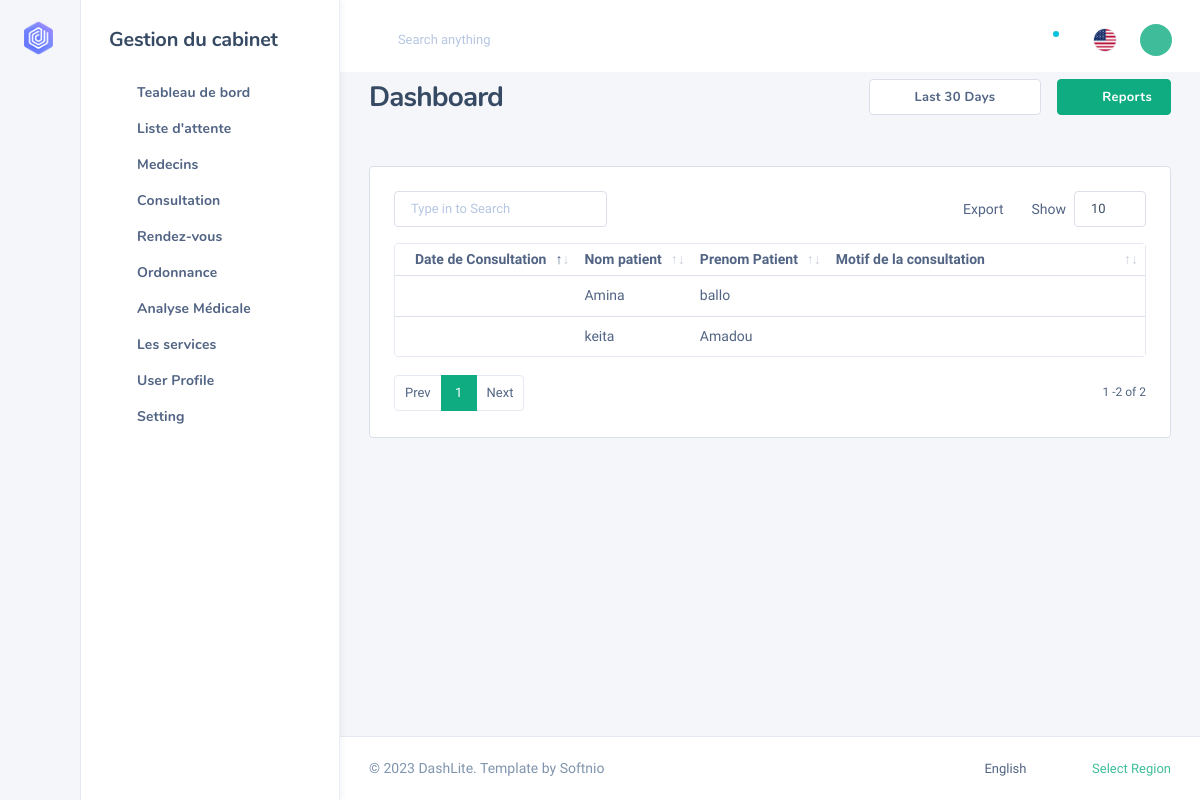
The page /public/Consultations/liste (signed in) on the database its author committed.
### tables this page shows
CREATE TABLE `consultation` (
  `num_consult` int(11) NOT NULL,
  `date_consult` varchar(50) DEFAULT NULL,
  `motif_consult` varchar(50) DEFAULT NULL,
  `resultat_diagnos` varchar(50) DEFAULT NULL,
  `num_ticket` int(11) DEFAULT NULL,
  `idpatient` int(11) DEFAULT NULL,
  `num_medecin` int(11) DEFAULT NULL,
  `examen_clinic` varchar(255) DEFAULT NULL,
  `antecedant_medicaux` varchar(255) DEFAULT NULL,
  `antecedant_chirigicale` varchar(255) DEFAULT NULL,
  `antecedant_familiale` varchar(255) DEFAULT NULL,
  `antecedant_autre` varchar(255) DEFAULT NULL,
  `idRendezVous` int(11) DEFAULT NULL
);

CREATE TABLE `patient` (
  `num_patient` int(11) NOT NULL,
  `prenom_patient` varchar(50) DEFAULT NULL,
  `nom_patient` varchar(50) DEFAULT NULL,
  `age_patient` varchar(50) DEFAULT NULL,
  `genre` varchar(50) DEFAULT NULL,
  `poids_patient` varchar(50) DEFAULT NULL,
  `telephonepat` int(50) DEFAULT NULL,
  `taille_patient` varchar(50) DEFAULT NULL,
  `profession` varchar(50) DEFAULT NULL,
  `adresse` varchar(50) DEFAULT NULL,
  `groupesangine` varchar(50) DEFAULT NULL,
  `stuation_matrimonial` varchar(50) DEFAULT NULL,
  `fils_de` varchar(50) DEFAULT NULL,
  `ethnie` varchar(100) NOT NULL,
  `idsecurite` int(11) DEFAULT NULL
);

### app/core/app.php (called while the page is built, shortened)
<?php
class App{
    protected $method="index";
   public function  __construct()
    {
       $URL= $this->getURL();
       if(file_exists('app/controllers/'.$URL[0].'.php')){
            unset($URL[0]);
       }
       $this->controller=new $this->controller();
       if(isset($URL[1])){
            if( method_exists($this->controller,$URL[1])){
                $this->method=ucfirst($URL[1]);
                unset($URL[1]);
            }
       }
        $URL=array_values($URL);
       $this->params=$URL;
       call_user_func_array([$this->controller,$this->method],$this->params);
    }
    private function  getURL(){
       $url=isset($_GET['url'])?$_GET['url']:'Home';
        return explode("/",filter_var(trim($url,'/')),FILTER_SANITIZE_URL);
    }
}

### index.php (called while the page is built, shortened)
<?php
$app=new App();

### app/core/model.php (called while the page is built, shortened)
<?php
class Model extends Database{
    public function SelectAllData($select,$fields){
        $bdd= $this->connect();
        $que = $bdd->prepare("SELECT $select
                FROM $fields");
        $que->execute();
        $count = $que->fetchAll(PDO::FETCH_OBJ);
        return $count;
    }
}

### app/views/consultation_effectue.view.php (the view, shortened to what this page needs)
<!DOCTYPE html>
<html lang="zxx" class="js">
<body class="nk-body bg-lighter npc-default has-sidebar ">
<div class="nk-app-root">
    <div class="nk-main ">
        <div class="nk-wrap ">
            <div class="nk-content ">
                <div class="container-fluid">
                    <div class="nk-content-inner">
                        <div class="nk-content-body">
                            <div class="nk-block-head nk-block-head-sm">
                                <div class="nk-block-between">
                                    <div class="nk-block-head-content">
                                        <h3 class="nk-block-title page-title">Dashboard</h3>
                                    </div>
                                    <div class="nk-block-head-content">
                                        <div class="toggle-wrap nk-block-tools-toggle">
                                            <div class="toggle-expand-content" data-content="pageMenu">
                                                <ul class="nk-block-tools g-3">
                                                    <li>
                                                        <div class="drodown">
                                                            <a href="#" class="dropdown-toggle btn btn-white btn-dim btn-outline-light" data-bs-toggle="dropdown"><em class="d-none d-sm-inline icon ni ni-calender-date"></em><span><span class="d-none d-md-inline">Last</span> 30 Days</span><em class="dd-indc icon ni ni-chevron-right"></em></a>
                                                        </div>
                                                    </li>
                                                    <li class="nk-block-tools-opt"><a href="#" class="btn btn-primary"><em class="icon ni ni-reports"></em><span>Reports</span></a></li>
                                                </ul>
                                            </div>
                                        </div>
                                    </div>
                                </div>
                                <br>
                            </div>
                            <div class="nk-block">
                                <div class="card card-bordered card-preview">
                                    <div class="card-inner">
                                        <table class="datatable-init-export nowrap table" data-export-title="Export">
                                            <thead>
                                                <tr>
                                                    <th width="20%">Date de Consultation</th>
                                                    <th width="15%">Nom patient</th>
                                                    <th  width="15%">Prenom Patient</th>
                                                    <th>Motif de la consultation</th>
                                                </tr>
                                            </thead>
                                            <tbody>
                                                <?php foreach  ($tickets as $ticket) : ?>
                                                    <?php foreach ($patients as $patient) : ?>
                                                        <?php foreach ($consultations as $consultation) : ?>
                                                            <?php  if(isset($_SESSION['role']) and $_SESSION['role']==='supAdmin'||$_SESSION['role']==='admin') : ?>
                                                                <?php if ($patient->num_patient ===  $ticket->idPatient and
                                                                $consultation->num_ticket===$ticket->num_ticket && $ticket->statut_ticket!==NULL
                                                                and $consultation->idRendezVous===NULL) : ?>
                                                                    <tr>
                                                                        <td><?=$consultation->date_consult ?> </td>
                                                                        <td><?=$patient->nom_patient?></td>
                                                                        <td><?=$patient->prenom_patient?></td>
                                                                        <td><?=$consultation->motif_consult?></td>
                                                                    </tr>
                                                                <?php endif; ?>
                                                            <?php endif; ?>
                                                        <?php endforeach; ?>
                                                    <?php endforeach; ?>
                                                <?php endforeach; ?>
                                            </tbody>
                                        </table>
                                    </div>
                                </div>
                            </div>
                        </div>
                    </div>
                </div>
            </div>
        </div>
    </div>
</div>
</body>
</html>

### rows shown on the page
patient: nom_patient "Amina", prenom_patient "ballo"
patient: nom_patient "keita", prenom_patient "Amadou"
